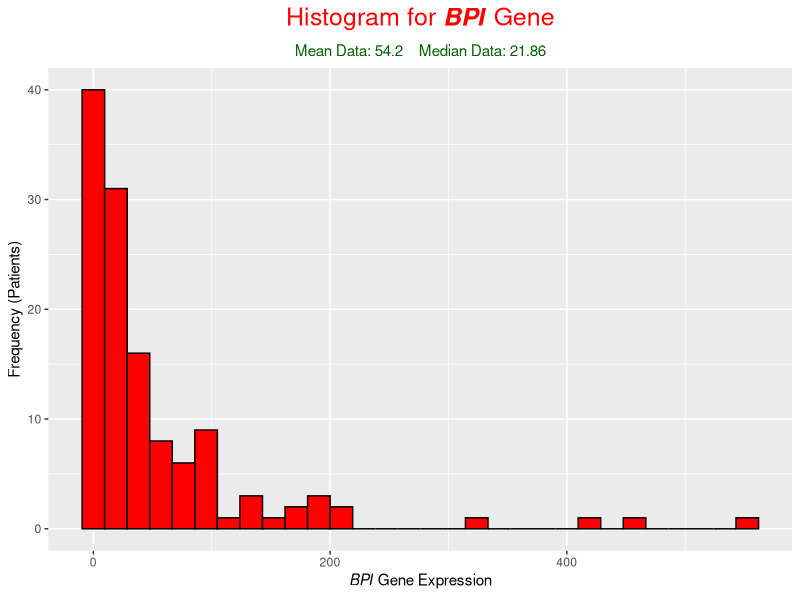
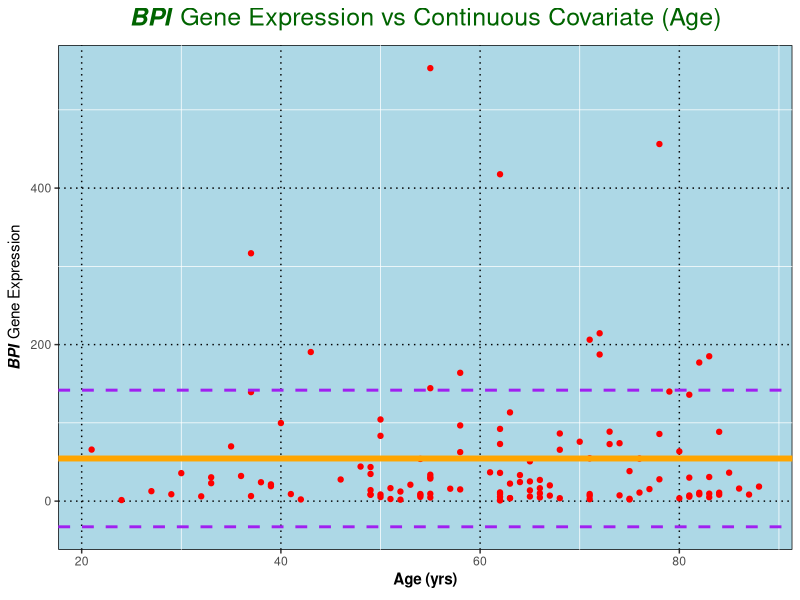
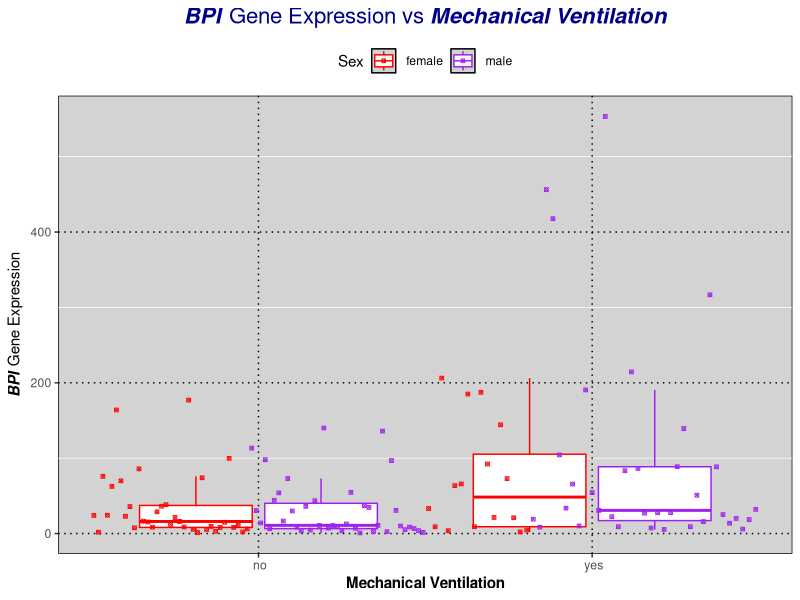
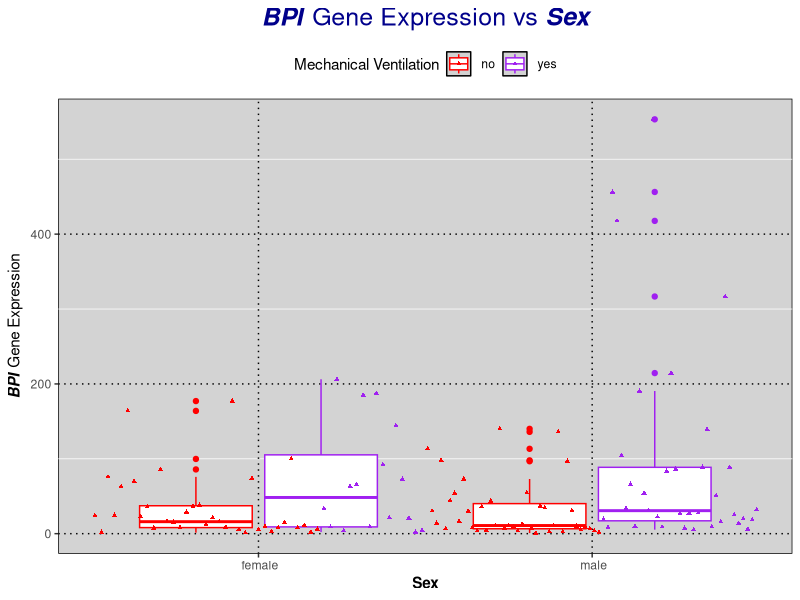
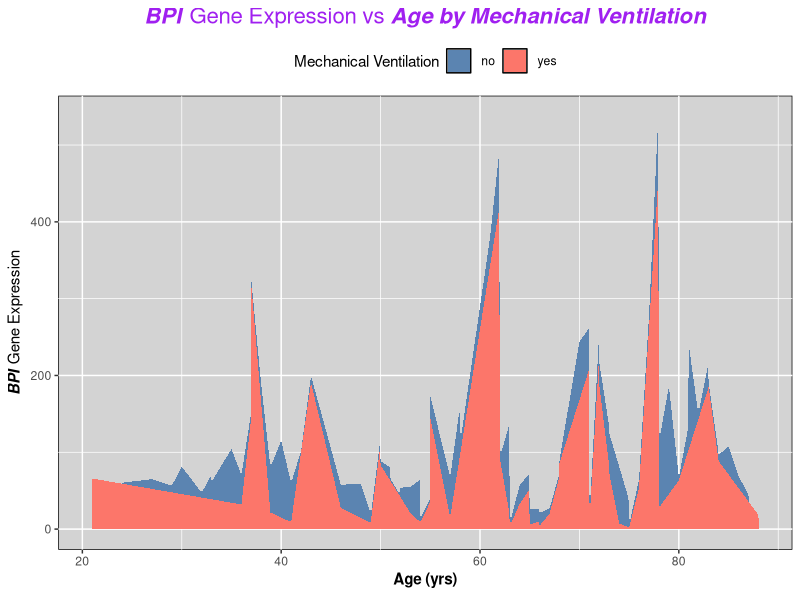
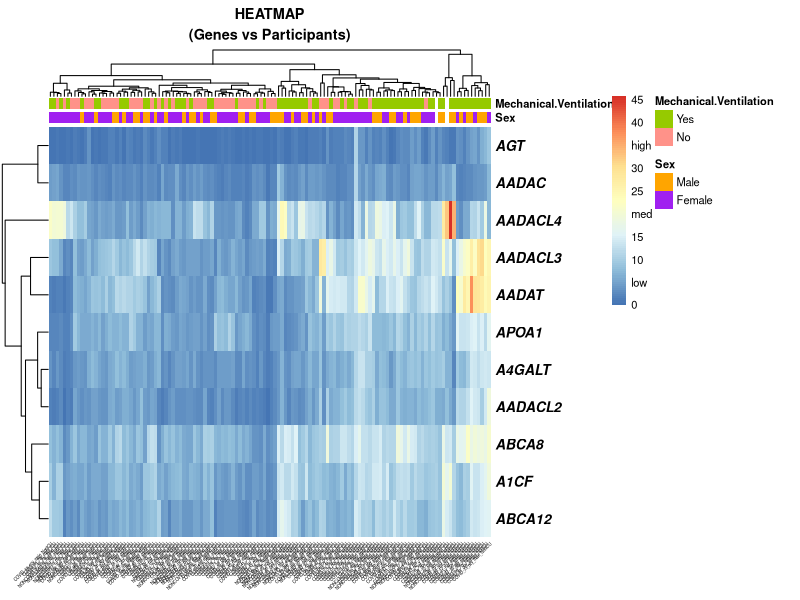
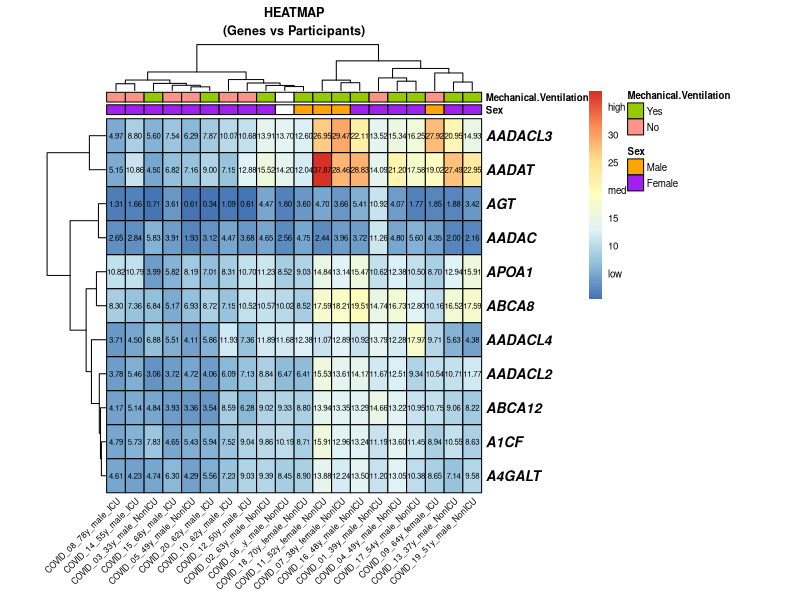

The R script that drew these images, in order:
## ---- chunk 1
knitr::opts_chunk$set(echo = TRUE)
## ---- chunk 2
plot_creation <- function(data_gene, gene_list, covariate, categorical_covariate_list) {
    library(dplyr)
    library(ggplot2)
    library(ggpubr)
    meta_data <- read.csv(file = "QBS103_finalProject_metadata.csv")
    gene1 = toString(gene_list[1])
    category1 = tools::toTitleCase(gsub("_", " ", toString(categorical_covariate_list[1])))
    category2 = tools::toTitleCase(gsub("_", " ", toString(categorical_covariate_list[2])))
    linked_data1 <- data.frame(
        "Participant_ID" = meta_data$participant_id,
        "Age" = strtoi(meta_data[[covariate]]),
        # Newly added continuous covariate
        "Days" = meta_data$hospital.free_days_post_45_day_followup,
        "Categorical2" = meta_data[[toString(categorical_covariate_list[2])]],
        "Categorical" = meta_data[[toString(categorical_covariate_list[1])]],
        "Categorical3" = meta_data[[toString(categorical_covariate_list[3])]],
        "Categorical4" = meta_data[[toString(categorical_covariate_list[4])]],
        "Gene_Value" = as.numeric(data_gene[[gene1]])
      )
    # Histogram for gene expressions
    gene_hist <- ggplot(linked_data1, aes(x = Gene_Value)) +
      geom_histogram(fill = "red", color = "black") +
      labs(
        title = substitute(paste("Histogram for ", bolditalic(gene1), " Gene")),
        subtitle = paste("Mean Data:", round(mean(linked_data1$Gene_Value, na.rm = TRUE), 2), "   Median Data:", 
                         median(linked_data1$Gene_Value, na.rm = TRUE)),
        x = substitute(paste(italic(gene1), " Gene Expression")),
        y = "Frequency (Patients)"
      ) +
      theme(plot.title = element_text(size = 18, color = "red", hjust = 1/2),
            plot.subtitle = element_text(color = "darkgreen", hjust = 1/2)) 
      # Added a mean and median value for the BPI gene expression and ignore all the NA values


    # Scatter plots
    linked_remove_null1 <- linked_data1[complete.cases(linked_data1),]
    gene_scatter <- ggplot(linked_remove_null1, aes(x = Age, y = Gene_Value)) +
      geom_point(color = "red") +
      labs(
        title = substitute(paste(bolditalic(gene1), " Gene Expression vs Continuous Covariate (Age)")),
        x = expression(bold("Age (yrs)")),
        y = substitute(paste(bolditalic(gene1), " Gene Expression"))
      ) +
      theme(plot.title = element_text(size = 18, color = "darkgreen", hjust = 1/2),
            panel.background = element_rect(fill = 'lightblue', color = 'black'),
            panel.grid.major = element_line(color = 'black', linetype = 'dotted')) +
      geom_hline(yintercept = mean(linked_remove_null1$Gene_Value), color = "orange", size = 2) +
      geom_hline(yintercept = mean(linked_remove_null1$Gene_Value) + sd(linked_remove_null1$Gene_Value), 
                 linetype = "dashed", color = "purple", size = 1) +
      geom_hline(yintercept = mean(linked_remove_null1$Gene_Value) - sd(linked_remove_null1$Gene_Value), 
                 linetype = "dashed", color = "purple", size = 1) 
      # There are no one outside the age of 10 or 100 so set the limit between these 2 values
      scale_x_continuous(limits = c(10, 100))
    # Box plot
    # Remove the unknown sex value to clean up the data
    linked_remove_unknown1 = linked_data1[which(linked_data1$Categorical2 != " unknown"), ]
    gene_icuplot <- ggplot(linked_remove_unknown1, aes(x = Categorical, y = Gene_Value, color = Categorical2)) +
      geom_boxplot(outlier.color = NA) +
      labs(title = substitute(paste(bolditalic(gene1), " Gene Expression vs ", bolditalic(category1))),
        x = substitute(paste(bold(category1))),
        y = substitute(paste(bolditalic(gene1), " Gene Expression"))
      ) +
      theme(plot.title = element_text(size = 16, color = "darkblue", hjust = 1/2),
            panel.background = element_rect(fill = 'lightgray', color = 'black'),
            panel.grid.major = element_line(color = 'black', linetype = 'dotted'),
            legend.position = "top") +
      # Add a jitter
      geom_jitter(shape = 13, size = 1, aes(color = Categorical2), position = position_dodge2(1)) +
      guides(color = guide_legend(title = category2)) +
      scale_color_manual(values = c("red","purple"))

    
    gene_sexplot <- ggplot(linked_remove_unknown1, aes(x = Categorical2, y = Gene_Value, color = Categorical)) +
      geom_boxplot() +
      labs(title = substitute(paste(bolditalic(gene1), " Gene Expression vs ", bolditalic(category2))),
        x = substitute(paste(bold(category2))),
        y = substitute(paste(bolditalic(gene1), " Gene Expression"))
      ) +
      theme(plot.title = element_text(size = 18, color = "darkblue", hjust = 1/2),
            panel.background = element_rect(fill = 'lightgray', color = 'black'),
            panel.grid.major = element_line(color = 'black', linetype = 'dotted'),
            legend.position = "top") +
      # Add a jitter
      geom_jitter(shape = 17, size = 1, aes(color = Categorical), position = position_dodge2(1)) +
      guides(color = guide_legend(title = category1)) +
      scale_color_manual(values = c("red","purple"))
    
    # New plot to test my data (Area plot)
    gene_newplot <- ggplot(linked_remove_null1, aes(x = Age, y = Gene_Value, fill = Categorical)) +
      geom_area() +
      labs(
        title = substitute(paste(bolditalic(gene1), " Gene Expression vs ", bolditalic("Age by Mechanical Ventilation"))),
        x = expression(bold("Age (yrs)")),
        y = substitute(paste(bolditalic(gene1), " Gene Expression"))
      ) +
      theme(plot.title = element_text(size = 16, color = "purple", hjust = 1/2),
            panel.background = element_rect(fill = 'lightgray', color = 'black'),
            legend.position = "top") +
      scale_fill_manual(values = c("#5B84B1FF","#FC766AFF")) +
      guides(fill = guide_legend(title = category1))
    
    
    print(list(gene_hist, gene_scatter, gene_icuplot, gene_sexplot, gene_newplot))
    return(linked_remove_unknown1)
    #return(list(gene_hist, gene_scatter, gene_icuplot, gene_sexplot))
  }
## ---- chunk 3
library(knitr)
library(kableExtra)
library(pheatmap)
# This function is to convert the gene expression csv to dataframe to be the input dataframe
csv_to_dataframe <- function(gene_expression) {
    # Transpose the dataset in order to link the 2 sets of data
    gene_transposed <- data.frame(cbind(names(gene_expression), t(gene_expression)))
    rownames(gene_transposed) <- NULL
    colnames(gene_transposed) <- gene_transposed[1, ]
    # delete the first redundant row to match the entries
    gene_final <- gene_transposed[-1, ]
    # Create a data frame with the participant ID, gene BPI, one continuous covariate (age) and
    # two categorical covariates (sex and ICU status)
    return(gene_final)
}
# Calling csv_to_dataframe function to convert to dataframe
gene_expression <- read.csv(file = "QBS103_finalProject_geneExpression.csv")
gene_input <- csv_to_dataframe(gene_expression)

# Create the genes list and 4 categorical covariate list to be looked at
gene_list <- list("BPI")
categorical_covariate_list <- list("mechanical_ventilation", "sex", "icu_status", "disease_status")
continuous_covariate <- "age"

# Calling the plot_creation function with four parameters
# Store the return dataframe so I can use it later to extra columns for creating the summary table
for (x in 1:length(gene_list)) {
  linked_remove_unknown1 <- plot_creation(gene_input, gene_list[x], continuous_covariate, categorical_covariate_list)
}

# Import the csv for heat_map creation
heat_gene <- read.csv(file = "QBS103_finalProject_geneExpression.csv")
# Make the first column as the row name so the heat map can be drawn
heat_gene <- heat_gene[order(heat_gene$COVID_01_39y_male_NonICU),]
row.names(heat_gene) <- heat_gene$X
heat_gene <- heat_gene[,-1]

# Annotations for covariates
annotationData <- data.frame(row.names = linked_remove_unknown1$Participant_ID,
                             "Sex" = c(factor(linked_remove_unknown1$Categorical2, labels = c("Male", "Female"))),
                             "Mechanical Ventilation" = c(factor(linked_remove_unknown1$Categorical, labels = c("Yes", "No"))))
annotationColors <- list(Sex = c("Male" = "orange","Female" = "purple"))

newnames <- lapply(
  rownames(heat_gene),
  function(x) bquote(bolditalic(.(x))))

# Create the heatmap for all patients
pheatmap(heat_gene[80:90,],
         cluster_rows = T, cluster_cols = T,
         clustering_distance_cols = 'euclidean',
         clustering_distance_rows = 'euclidean',
         main = "HEATMAP\n(Genes vs Participants)",
         display_numbers = FALSE,
         number_color = "black",
         border_color = "black",
         treeheight_row = 30,
         treeheight_col = 30,
         legend_breaks = c(0.2, 5, 10, 15, 20, 25, 30, 35, 40, 45),
         legend_labels = c("0", "low", "10", "15", "med", "25", "30", "high", "40", "45"),
         fontsize_col = 3,
         fontsize_row = 10,
         angle_col = 45,
         na_col = "black",
         fontsize = 8,
         cex = 1,
         annotation_col = annotationData,
         annotation_colors = annotationColors,
         labels_row = as.expression(newnames))

# Test for a smaller selection of patients
pheatmap(heat_gene[80:90,1:20],
         cluster_rows = T, cluster_cols = T,
         clustering_distance_cols = 'euclidean',
         clustering_distance_rows = 'euclidean',
         main = "HEATMAP\n(Genes vs Participants)",
         display_numbers = TRUE,
         number_color = "black",
         border_color = "black",
         treeheight_row = 40,
         treeheight_col = 30,
         legend_breaks = c(0.2, 5, 10, 15, 20, 25, 30, 35, 40, 45),
         legend_labels = c("0", "low", "10", "15", "med", "25", "30", "high", "40", "45"),
         fontsize_col = 6,
         fontsize_row = 10,
         angle_col = 45,
         na_col = "black",
         fontsize = 7,
         cellwidth = 13.5,
         cex = 1,
         annotation_col = annotationData,
         annotation_colors = annotationColors,
         labels_row = as.expression(newnames))

# Table of summary statistics
linked_remove_null1 <- linked_remove_unknown1[complete.cases(linked_remove_unknown1),]

# Create table of summary for covariates
table_summary <- data.frame("Variable" = c("Age: mean (sd)", "Sex: n(%)", "Female", "Male", "Mechanical Ventilation: n(%)", "Yes", "No",
                                           "Follow Up Days: mean (sd)", "ICU Status: n(%)", "Yes", "No", "COVID-19 Status: n(%)",
                                           "COVID-19", "NON COVID-19"),
                     "Value" = c(paste0(round(mean(linked_remove_null1$Age),2)," (", round(sd(linked_remove_null1$Age),2),")"), "",
                                 round(sum(linked_remove_null1$Categorical2 == " female")/length(linked_remove_null1[,1])*100,2),
                                 round(sum(linked_remove_null1$Categorical2 == " male")/length(linked_remove_null1[,1])*100,2), "",
                                 round(sum(linked_remove_null1$Categorical == " yes")/length(linked_remove_null1[,1])*100,2),
                                 round(sum(linked_remove_null1$Categorical == " no")/length(linked_remove_null1[,1])*100,2),
                                 paste0(round(mean(linked_remove_null1$Days),2)," (", round(sd(linked_remove_null1$Days),2),")"), "",
                                 round(sum(linked_remove_null1$Categorical3 == " yes")/length(linked_remove_null1[,1])*100,2),
                                 round(sum(linked_remove_null1$Categorical3 == " no")/length(linked_remove_null1[,1])*100,2), "",
                                 round(sum(linked_remove_null1$Categorical4 == "disease state: COVID-19")
                                       /length(linked_remove_null1[,1])*100,2),
                                 round(sum(linked_remove_null1$Categorical4 == "disease state: non-COVID-19")
                                       /length(linked_remove_null1[,1])*100,2)))

# Edit table attributes
kable(table_summary, caption = "<span style='font-size:20px'><b>Summary Table for Covariates</b></span>",
    col.names = c("Variable", length(gene_input[,1])),
    align = c('l','r'),escape = T) %>%
    row_spec(c(0,1,2,5,8,9,12),bold=T,hline_after = T)%>%
    add_indent(positions = c(3,4,6,7,10,11,13,14)) %>%
    column_spec(2,bold = T, width = "30em", background = "lightblue")%>%
    column_spec(1, width = "30em", background = "lightyellow")%>%
    row_spec(0, background = "pink")%>%
  kable_classic()
